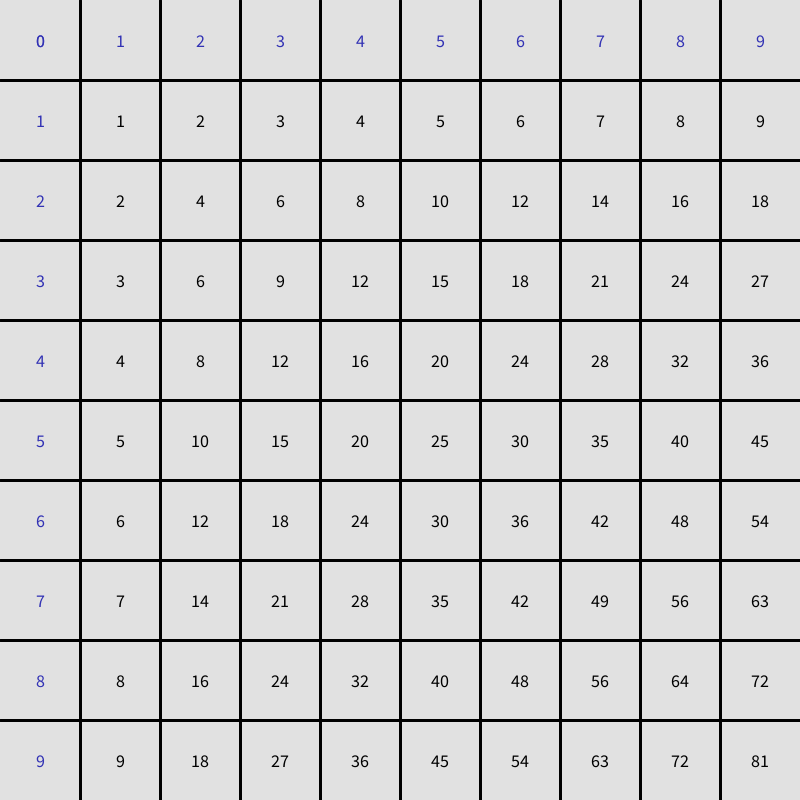
Frame 1 (no input)
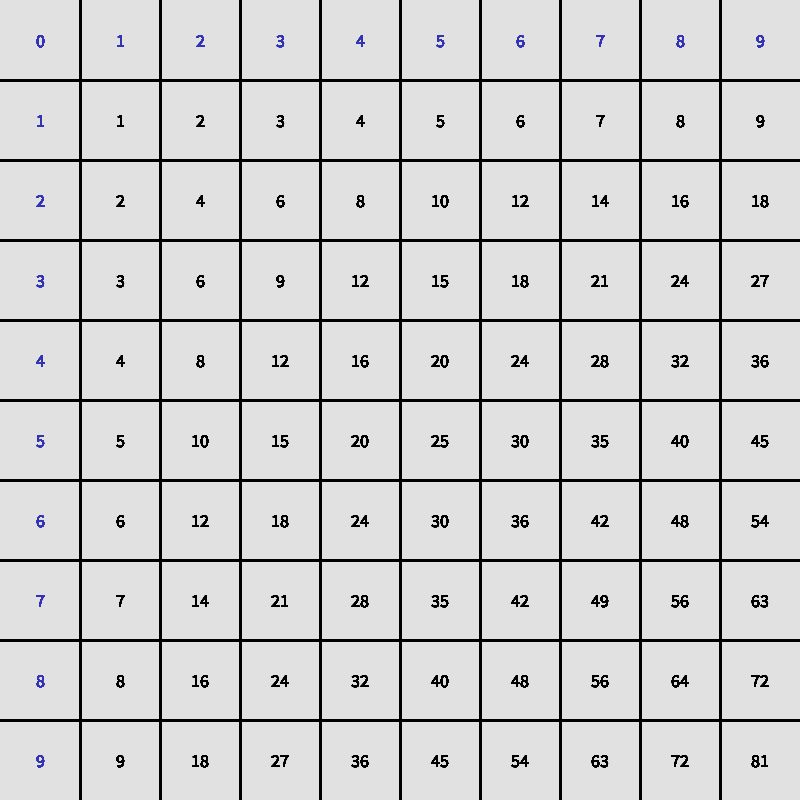
Frame 60 (the mouse pressed at the canvas centre just before this capture)
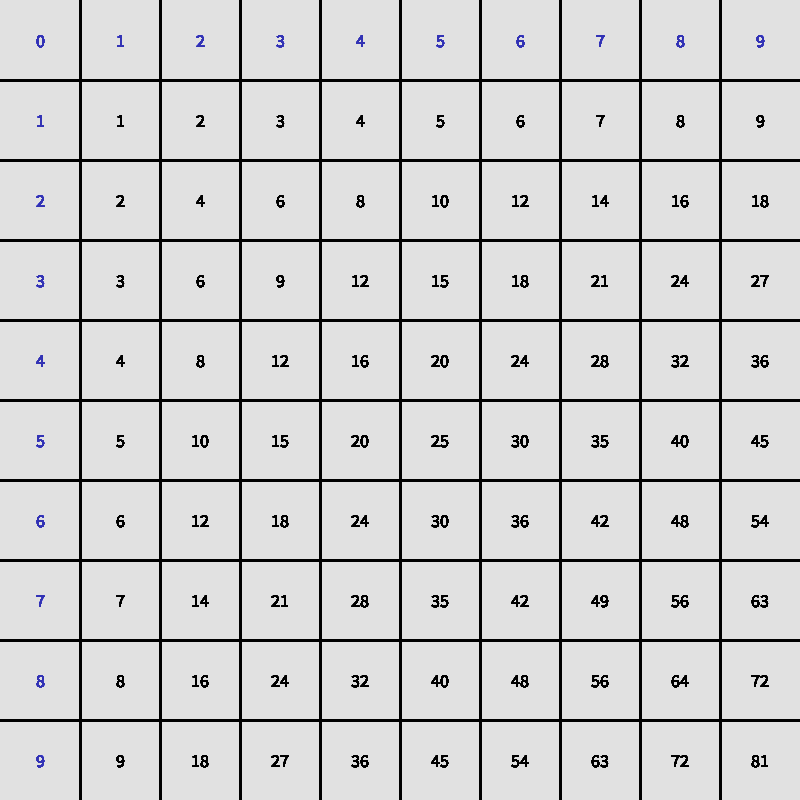
Frame 120 (the mouse held since frame 60 and released just before this capture)

The Processing sketch that drew these frames (run headless with seeded random() and noise(); from frame 60 on, the mouse is pressed at the canvas centre):

// Processing sketch: question_3
// ── question_3.pde
/*
Write a program that displays the times tables in a grid, from 1x1 up to 9x9. Make sure the gridlines are also showing.
The grid must have 10 rows and 10 columns of the correct values (the first row and column will show the numbers
being multiplied). Nested while loops must be used to create it.
*/

////////////////////////
// Globals
////////////////////////

int division;

////////////////////////
// Setup
////////////////////////

void setup() {
    background(225);
    size(800, 800);
    division = width/10;
    textSize(18);
    textAlign(CENTER, CENTER);
}

////////////////////////
// Draw
////////////////////////

void draw() {
    grid();
    legend();
    multiplication();
}

void grid() {
    fill(125);
    strokeWeight(3);
    int rowCount = 0;
    while (rowCount < 9 ) {
        line(division + (division*rowCount), 0, division + (division*rowCount), height);
        line(0, division + (division*rowCount), width, division + (division*rowCount));
        rowCount++;
    }
}

void legend() {
    fill(50, 50, 180);
    for (int i = 0; i < 10; i++) {
        text(i, division/2 + (division*i), division/2);
        text(i, division/2, division/2 + (division*i));
    }
}

void multiplication() {
    int rowNum = 1;
    fill(0);
    while (rowNum < 10) {
        int colNum = 1;
        while (colNum < 10) {
            text(rowNum*colNum, division/2 + (division*rowNum), division/2 + (division*colNum));
            colNum++;
        }
    rowNum++;
    }
}
